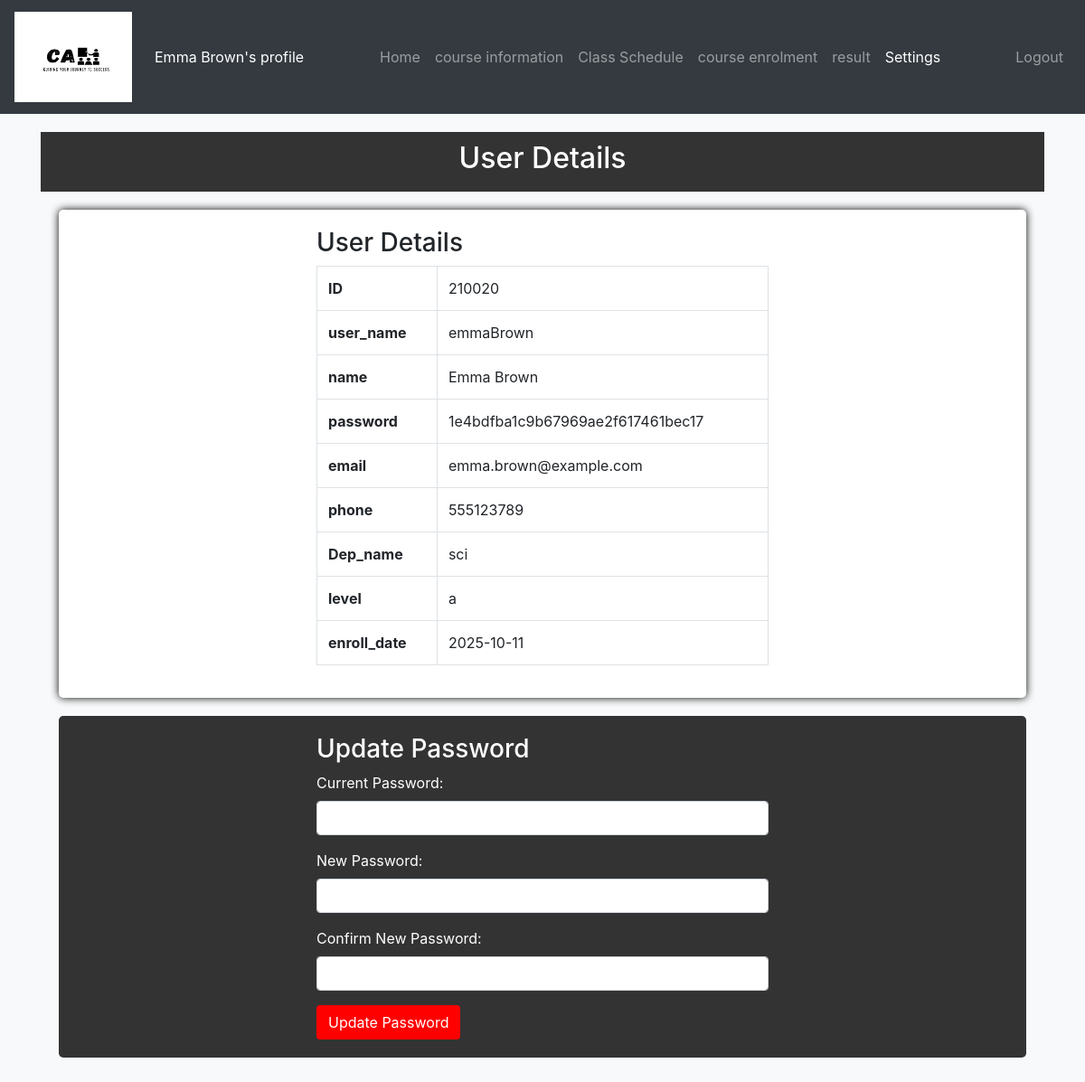
The page /studentsetting.php (signed in) on the database its author committed.
### tables this page shows
create table Student( ID int auto_increment,user_name varchar(50),name varchar(50), password varchar(20), email varchar(50) not null, phone int(11), Dep_name varchar(20), level char(1), enroll_date date default curdate(), Primary key(ID),foreign key(Dep_name, level) references Department(name, level));

### studentsetting.php (the view, shortened to what this page needs)
<?php
include('connect.php');
if (isset($_SESSION['username'])) {
    $username = $_SESSION['username'];
    $query = "SELECT * FROM student WHERE user_name='$username'";
    $result = mysqli_query($db, $query);
    if ($row = mysqli_fetch_assoc($result)) {
        $name = $row['name'];
    } else {
        echo "User not found";
    }
} else {
    header('Location: login.php');
    exit();
}
?>
<!DOCTYPE html>
<html lang="en">
<head>
    <link rel="stylesheet" href="https://maxcdn.bootstrapcdn.com/bootstrap/4.5.2/css/bootstrap.min.css">
</head>
<body style="height: 5000px;">
<nav class="navbar navbar-expand-lg navbar-dark bg-dark">
        <a class="navbar-brand" href="#">
            <img src="4.logo.jpg" alt="Image" width="130" height="100">
        </a>
        <div class="collapse navbar-collapse" id="navbarNa">
            <ul class="navbar-nav">
                <li class="nav-item">
                   <p1 style="color:white">&nbsp; <?php echo $name; ?>'s profile &nbsp;</p1>
                </li>
            </ul>
            <ul class="navbar-nav mx-auto">
                <li class="nav-item ">
                    <a class="nav-link" href="studentview.php">Home</a>
                </li>
                <li class="nav-item">
                    <a class="nav-link" href="studentcourse.php">course information</a>
                </li>
                <li class="nav-item">
                    <a class="nav-link" href="studentschedule.php">Class Schedule</a>
                </li>
                <li class="nav-item ">
                    <a class="nav-link" href="studentenrol.php">course enrolment</a>
                </li>
                <li class="nav-item ">
                    <a class="nav-link" href="studentresult.php">result</a>
                </li>
                <li class="nav-item active">
                    <a class="nav-link" href="studentsetting.php">Settings</a>
                </li>
            </ul>
            <ul class="navbar-nav">
                <li class="nav-item">
                    <a class="nav-link" href="home.php">Logout</a>
                </li>
            </ul>
        </div>
        </nav>
    <!DOCTYPE html>
<html lang="en">
<head>
    <link rel="stylesheet" href="https://maxcdn.bootstrapcdn.com/bootstrap/4.5.2/css/bootstrap.min.css">
</head>
<body>
     <?php $row['password']=md5( $row['password']);?>
    <div class="container">
        <div class="header">
            <h2>User Details</h2>
        </div>
        <div class="content">
            <?php if ($row) : ?>
                <div class="row">
                    <div class="col-md-6 offset-md-3">
                        <h3>User Details</h3>
                        <table class="table table-bordered">
                            <tbody>
                                <?php foreach ($row as $key => $value) : ?>
                                    <tr>
                                        <td><strong><?php echo $key; ?></strong></td>
                                        <td><?php echo $value; ?></td>
                                    </tr>
                                <?php endforeach; ?>
                            </tbody>
                        </table>
                    </div>
                </div>
            <?php else : ?>
                <p class="alert alert-danger">No user found for the provided username.</p>
            <?php endif; ?>
        </div>
        <div class="update-password">
            <div class="row">
                <div class="col-md-6 offset-md-3">
                    <h3>Update Password</h3>
                    <form action="" method="post">
                        <div class="form-group">
                            <label for="current_password">Current Password:</label>
                            <input type="password" name="current_password" id="current_password" class="form-control" required>
                        </div>
                        <div class="form-group">
                            <label for="new_password">New Password:</label>
                            <input type="password" name="new_password" id="new_password" class="form-control" required>
                        </div>
                        <div class="form-group">
                            <label for="confirm_new_password">Confirm New Password:</label>
                            <input type="password" name="confirm_new_password" id="confirm_new_password" class="form-control" required>
                        </div>
                        <button type="submit" name="update_password" class="btn btn-update-password">Update Password</button>
                    </form>
                </div>
            </div>
        </div>
        </div>
</body>
</html>

### studentsetting.php (style rules this page uses)
body { background-color: #f8f9fa; }
.header { text-align: center; margin-top: 20px; background-color: #333333; color: #FFFFFF; padding: 10px; }
.content { margin: 20px; background-color: #FFFFFF; padding: 20px; border-radius: 5px; box-shadow: 0px 0px 10px rgba(2,2,2,2); }
.update-password { margin: 20px; background-color: #333333; padding: 20px; border-radius: 5px; color: #FFFFFF; }
.btn-update-password { background-color: #FF0000; color: #FFFFFF; }

### rows shown on the page
student: name "Emma Brown", ID "210020", user_name "emmaBrown", email "emma.brown@example.com", phone "555123789", Dep_name "sci", level "a", enroll_date "2025-10-11"

### other values the page prints
$key "ID"
$key "user_name"
$key "name"
$key "password"
$value "1e4bdfba1c9b67969ae2f617461bec17"
$key "email"
$key "phone"
$key "Dep_name"
$key "level"
$key "enroll_date"
